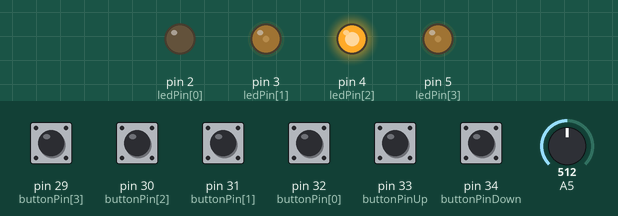
Simulated run of this sketch. Board: Teensy 4. Parts: output pins drawn as LEDs (lit = HIGH). Dashed ring = blinking. The test bench sets the inputs (shaded band); at power-on: pin 29 (buttonPin[3]), pin 30 (buttonPin[2]), pin 31 (buttonPin[1]), pin 32 (buttonPin[0]), pin 33 (buttonPinUp), pin 34 (buttonPinDown) LOW, A5 = 512.

Above: at 1.2 s.
1.3 s: A5 set to 0
At 2.49 s:
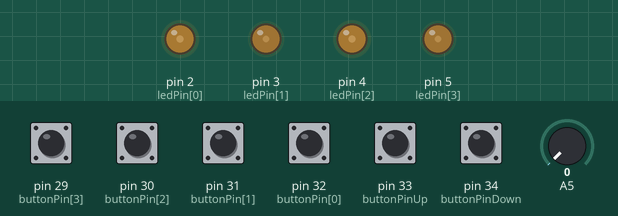
4.3 s: A5 set to 122
At 4.73 s:
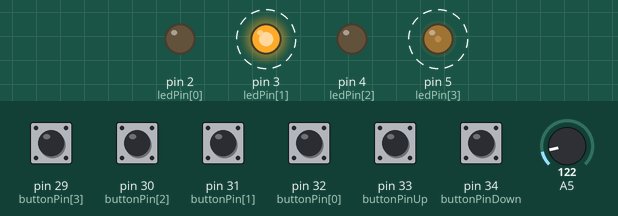
At 5.1 s:
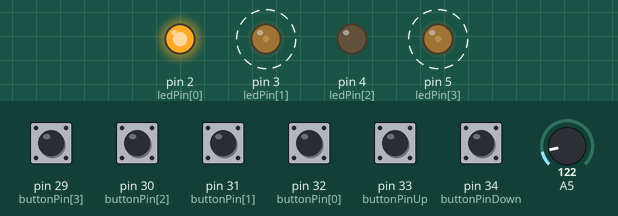
7.3 s: pin 29 (buttonPin[3]) pulled HIGH for 0.15 s
At 7.81 s:
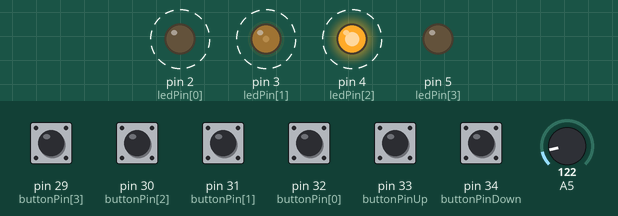
10.3 s: pin 30 (buttonPin[2]) pulled HIGH for 0.15 s
13.3 s: pin 31 (buttonPin[1]) pulled HIGH for 0.15 s
16.3 s: pin 32 (buttonPin[0]) pulled HIGH for 0.15 s
Timing chart, 0 to 20.3 s (numbered marks = the images above; inputs shaded):
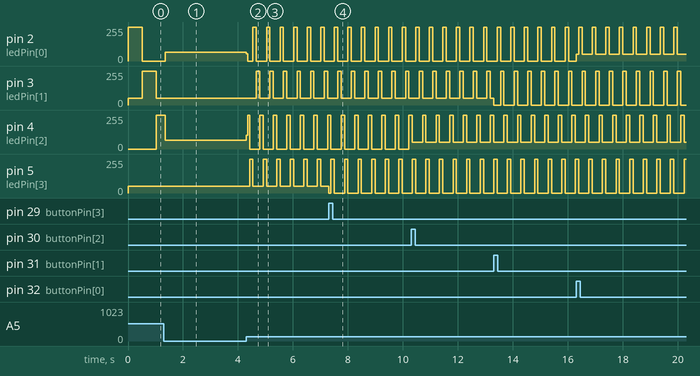

Measured:
- after the input at 1.3 s, pin 3 (ledPin[1]): stays 50/255 (without the input it goes to 255/255 after 1.3 s); pin 5 (ledPin[3]): stops changing and stays 50/255
- after the input at 4.3 s, pin 2 (ledPin[0]): goes 0/255 0.24 s, 255/255 0.12 s, 0/255 0.37 s, 255/255 0.12 s, then 0/255, starting at once; pin 3 (ledPin[1]): alternates 255/255 for 0.12 s and 50/255 for 0.37 s, starting after 0.37 s

The sketch:

stepsequencer.ino
```cpp
// has this change worked? github test
int buttonPin [4] = {32, 31, 30, 29,};
int buttonPinUp = 33;
int buttonPinDown = 34;
int ledPin[4] = {2, 3, 4, 5};
int i = 0;
int currentSequence = 0;
boolean buttonStateUp = LOW;
boolean lastButtonStateUp = LOW;
boolean buttonStateDown = LOW;
boolean lastButtonStateDown = LOW;
boolean lastButtonState[4] = {LOW, LOW, LOW, LOW};
boolean buttonState[4] = {LOW, LOW, LOW, LOW};
boolean stepState[3][4] = {
  {false, true, false, true},
  {true, false, false, true},
  {true, true, true, true},
};
int totalLeds = 4;
int tempo = 0;
int currentStep = 0;
unsigned long lastStepTime = 0;
int midiNote[3] = {60, 62, 64};


void setup() {
  pinMode(buttonPinUp, INPUT);
  pinMode(buttonPinDown, INPUT);
  for (int i = 0; i < totalLeds; i++) {
    pinMode(buttonPin[i], INPUT);
    pinMode(ledPin[i], OUTPUT);
  }
}

void loop() {
  checkButtons();
  sequence();
  setLeds();

}

void checkButtons() {

  lastButtonStateUp = buttonStateUp;
  lastButtonStateDown = buttonStateDown;
  buttonStateUp = digitalRead(buttonPinUp);
  buttonStateDown = digitalRead(buttonPinDown);

  if (buttonStateUp != lastButtonStateUp)
  {
    if (buttonStateUp == HIGH)
    {
      if (currentSequence == 2)
      {
        currentSequence = -1;
      }
      currentSequence++;
    }
  }

  if (buttonStateDown != lastButtonStateDown)
  {
    if (buttonStateDown == HIGH)
    {
      if (currentSequence == 0)
      {
        currentSequence = 3;
      }
      currentSequence--;
    }
  }

  for (int i = 0; i < totalLeds; i++) {
    lastButtonState[i] = buttonState[i];
    buttonState[i] = digitalRead(buttonPin[i]);

    if (buttonState[i] == HIGH && lastButtonState[i] == LOW) {
      if (stepState[currentSequence][i] == false) {
        stepState[currentSequence][i] = true;
      } else if (stepState[currentSequence][i] == true) {
        stepState[currentSequence][i] = false;
      }
    }
  }
}

void setLeds() {
  for (int i = 0; i < totalLeds; i++) {

    if (i == currentStep) {
      analogWrite(ledPin[i], 255);
    } else if (stepState[currentSequence][i] == true) {
      analogWrite(ledPin[i], 50);
    }
    else {
      analogWrite(ledPin[i], 0);
    }
  }
}

void sequence() {

  tempo = analogRead(A5);

  if (millis() > lastStepTime + tempo) {   //if its time to go to the next step...
    //digitalWrite(ledPin[currentStep], LOW);  //turn off the current led

    currentStep = currentStep + 1;         //increment to the next step
    if (currentStep > 3) {
      currentStep = 0;
    }
    //digitalWrite(ledPin[currentStep], HIGH); //turn on the new led
    note();
    lastStepTime = millis();               //set lastStepTime to the current time
  }
}

void note() {
  for (int i = 0; i < 3; i++) {
    if (stepState[i][currentStep] == true) {
      usbMIDI.sendNoteOn(midiNote[i], 127, 1);
    }
    else {
      usbMIDI.sendNoteOff(midiNote[i], 127, 1);
    }
  }
}
```
